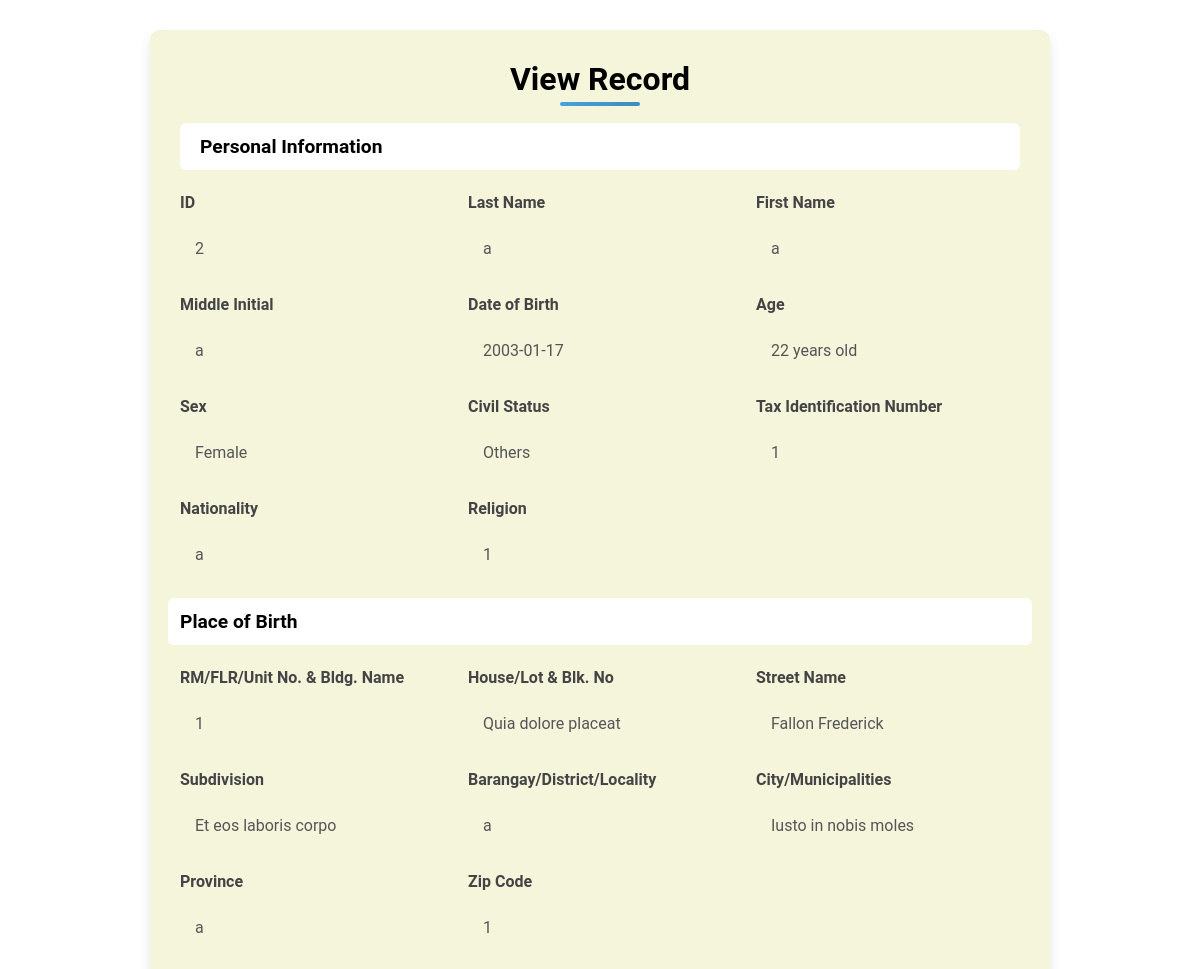
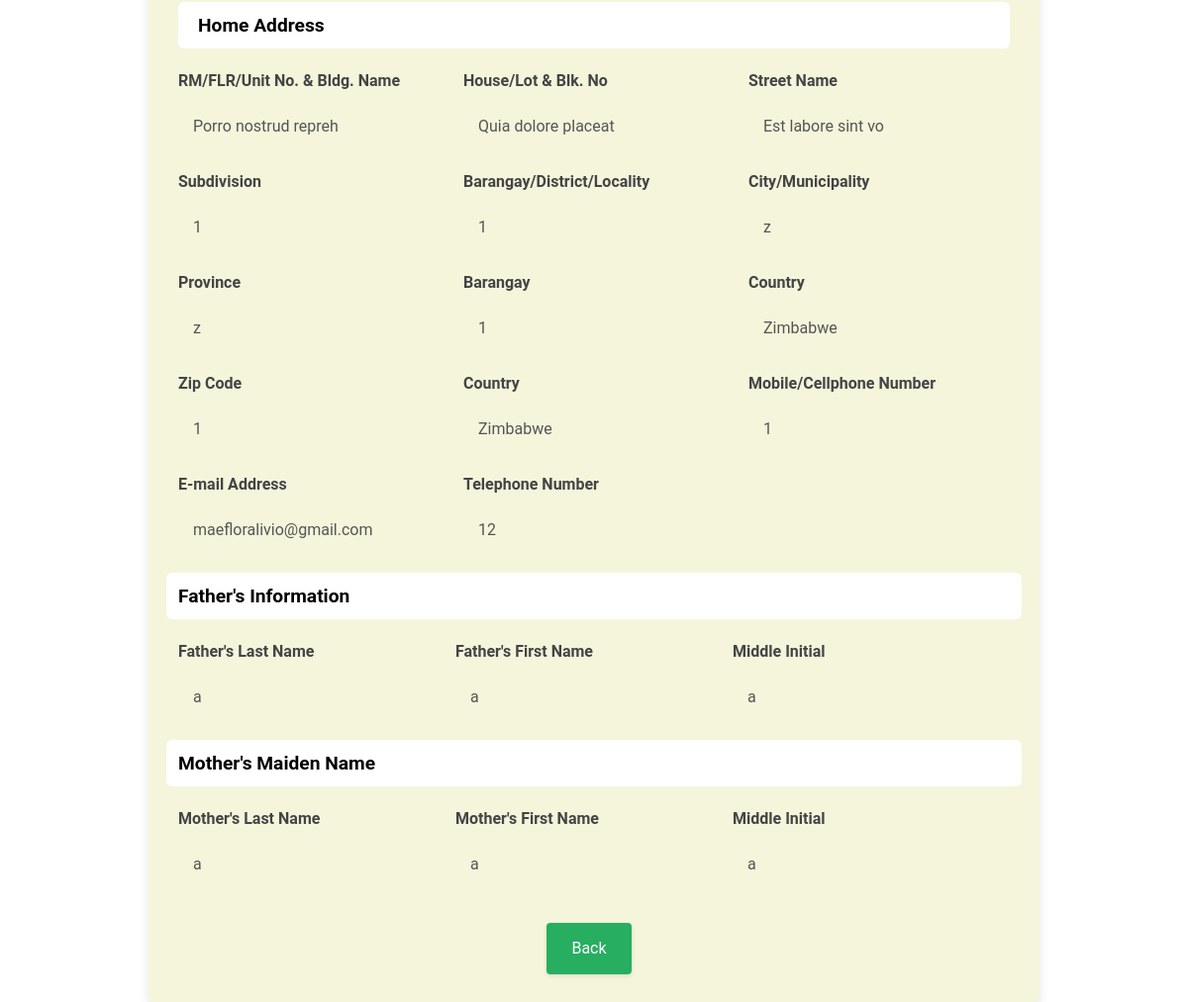
/viewing.php?id=2, run on the app's committed database (2 pictures, top to bottom).
### tables this page shows
CREATE TABLE `tbl_personal` (
  `id` int(11) NOT NULL,
  `last_name` varchar(50) NOT NULL,
  `first_name` varchar(50) NOT NULL,
  `middle_initial` char(1) DEFAULT NULL,
  `date_of_birth` date NOT NULL,
  `sex` varchar(10) NOT NULL,
  `civil_status` varchar(20) NOT NULL,
  `civil_other` varchar(50) DEFAULT NULL,
  `tax_identification_number` varchar(50) DEFAULT NULL,
  `nationality` varchar(50) DEFAULT NULL,
  `religion` varchar(50) DEFAULT NULL,
  `Bldg_Name` varchar(100) DEFAULT NULL,
  `House_Lot_Bl_No` varchar(100) DEFAULT NULL,
  `Street_name` varchar(100) DEFAULT NULL,
  `subdivision` varchar(100) DEFAULT NULL,
  `barangay` varchar(100) DEFAULT NULL,
  `city` varchar(100) DEFAULT NULL,
  `province` varchar(100) DEFAULT NULL,
  `zip` varchar(10) DEFAULT NULL,
  `RM_FLR_Unit_No` varchar(100) DEFAULT NULL,
  `house_no` varchar(100) DEFAULT NULL,
  `house_street` varchar(100) DEFAULT NULL,
  `house_subdivision` varchar(100) DEFAULT NULL,
  `house_barangay` varchar(100) DEFAULT NULL,
  `house_city` varchar(100) DEFAULT NULL,
  `house_province` varchar(100) DEFAULT NULL,
  `country` varchar(100) DEFAULT NULL,
  `house_zip_code` varchar(10) DEFAULT NULL,
  `mobile_number` varchar(15) DEFAULT NULL,
  `email` varchar(100) DEFAULT NULL,
  `telephone_number` varchar(15) DEFAULT NULL,
  `Father_last_name` varchar(50) DEFAULT NULL,
  `Father_first_name` varchar(50) DEFAULT NULL,
  `Father_middle_initial` char(1) DEFAULT NULL,
  `Mother_last_name` varchar(50) DEFAULT NULL,
  `Mother_first_name` varchar(50) DEFAULT NULL,
  `Mother_middle_initial` char(1) DEFAULT NULL
);

### viewing.php (the view, shortened to what this page needs)
<?php
    include "db.php";
    $id = intval($_GET['id']);
    $sql = "SELECT * FROM tbl_personal WHERE id = $id";
    $result = $conn->query($sql);
    $row = $result->fetch_assoc();
?>
<!DOCTYPE html>
<html lang="en">
<head>
    <link rel="stylesheet" href="https://cdn.jsdelivr.net/npm/bootstrap@5.3.3/dist/css/bootstrap.min.css">
</head>
<body>
    <div class="container">
    <h1 style="color: black; text-align: center;">View Record</h1>
        <h3>Personal Information</h3>
        <div class="row">
            <div class="col-md-4 form-group">
                <span class="form-label">ID</span>
                <span class="form-value"><?= $row['id']; ?></span>
            </div>
            <div class="col-md-4 form-group">
                <span class="form-label">Last Name</span>
                <span class="form-value"><?= $row['last_name']; ?></span>
            </div>
            <div class="col-md-4 form-group">
                <span class="form-label">First Name</span>
                <span class="form-value"><?= $row['first_name']; ?></span>
            </div>
            <div class="col-md-4 form-group">
                <span class="form-label">Middle Initial</span>
                <span class="form-value"><?= $row['middle_initial']; ?></span>
            </div>
                    <div class="col-md-4 form-group">
            <span class="form-label">Date of Birth</span>
            <span class="form-value"><?= $row['date_of_birth']; ?></span>
        </div>
        <div class="col-md-4 form-group">
            <span class="form-label">Age</span>
            <span class="form-value">
                <?php
                    $dob = new DateTime($row['date_of_birth']);
                    $today = new DateTime();
                    $age = $today->diff($dob)->y;
                    echo $age . " years old";
                ?>
            </span>
        </div>
            <div class="col-md-4 form-group">
                <span class="form-label">Sex</span>
                <span class="form-value"><?= $row['sex']; ?></span>
            </div>
            <div class="col-md-4 form-group">
                <span class="form-label">Civil Status</span>
                <span class="form-value"><?= $row['civil_status']; ?></span>
            </div>
            <div class="col-md-4 form-group">
                <span class="form-label">Tax Identification Number</span>
                <span class="form-value"><?= $row['tax_identification_number']; ?></span>
            </div>
            <div class="col-md-4 form-group">
                <span class="form-label">Nationality</span>
                <span class="form-value"><?= $row['nationality']; ?></span>
            </div>
            <div class="col-md-4 form-group">
                <span class="form-label">Religion</span>
                <span class="form-value"><?= $row['religion']; ?></span>
            </div>
            <h3>Place of Birth</h3>
            <div class="col-md-4 form-group">
                <span class="form-label">RM/FLR/Unit No. & Bldg. Name</span>
                <span class="form-value"><?= $row['Bldg_Name']; ?></span>
            </div>
            <div class="col-md-4 form-group">
                <span class="form-label">House/Lot & Blk. No</span>
                <span class="form-value"><?= $row['House_Lot_Bl_No']; ?></span>
            </div>
            <div class="col-md-4 form-group">
                <span class="form-label">Street Name</span>
                <span class="form-value"><?= $row['Street_name']; ?></span>
            </div>
            <div class="col-md-4 form-group">
                <span class="form-label">Subdivision</span>
                <span class="form-value"><?= $row['subdivision']; ?></span>
            </div>
            <div class="col-md-4 form-group">
                <span class="form-label">Barangay/District/Locality</span>
                <span class="form-value"><?= $row['city']; ?></span>
            </div>
            <div class="col-md-4 form-group">
                <span class="form-label">City/Municipalities</span>
                <span class="form-value"><?= $row['barangay']; ?></span>
            </div>
            <div class="col-md-4 form-group">
                <span class="form-label">Province</span>
                <span class="form-value"><?= $row['province']; ?></span>
            </div>
            <div class="col-md-4 form-group">
                <span class="form-label">Zip Code</span>
                <span class="form-value"><?= $row['zip']; ?></span>
            </div>
        </div>
        <h3>Home Address</h3>
        <div class="row">
        <div class="col-md-4 form-group">
                <span class="form-label">RM/FLR/Unit No. & Bldg. Name</span>
                <span class="form-value"><?= $row['RM_FLR_Unit_No']; ?></span>
            </div>
            <div class="col-md-4 form-group">
                <span class="form-label">House/Lot & Blk. No</span>
                <span class="form-value"><?= $row['house_no']; ?></span>
            </div>
            <div class="col-md-4 form-group">
                <span class="form-label">Street Name</span>
                <span class="form-value"><?= $row['house_street']; ?></span>
            </div>
            <div class="col-md-4 form-group">
                <span class="form-label">Subdivision</span>
                <span class="form-value"><?= $row['house_subdivision']; ?></span>
            </div>
            <div class="col-md-4 form-group">
                <span class="form-label">Barangay/District/Locality</span>
                <span class="form-value"><?= $row['house_barangay']; ?></span>
            </div>
            <div class="col-md-4 form-group">
                <span class="form-label">City/Municipality</span>
                <span class="form-value"><?= $row['house_city']; ?></span>
            </div>
            <div class="col-md-4 form-group">
                <span class="form-label">Province</span>
                <span class="form-value"><?= $row['house_province']; ?></span>
            </div>
            <div class="col-md-4 form-group">
                <span class="form-label">Barangay</span>
                <span class="form-value"><?= $row['house_barangay']; ?></span>
            </div>
            <div class="col-md-4 form-group">
                <span class="form-label">Country</span>
                <span class="form-value"><?= $row['country']; ?></span>
            </div>
            <div class="col-md-4 form-group">
                <span class="form-label">Zip Code</span>
                <span class="form-value"><?= $row['house_zip_code']; ?></span>
            </div>
            <div class="col-md-4 form-group">
                <span class="form-label">Country</span>
                <span class="form-value"><?= $row['country']; ?></span>
            </div>
            <div class="col-md-4 form-group">
                <span class="form-label">Mobile/Cellphone Number</span>
                <span class="form-value"><?= $row['mobile_number']; ?></span>
            </div>
            <div class="col-md-4 form-group">
                <span class="form-label">E-mail Address</span>
                <span class="form-value"><?= $row['email']; ?></span>
            </div>
            <div class="col-md-4 form-group">
                <span class="form-label">Telephone Number</span>
                <span class="form-value"><?= $row['telephone_number']; ?></span>
            </div>
        <h3>Father's Information</h3>
        <div class="row">
            <div class="col-md-4 form-group">
                <span class="form-label">Father's Last Name</span>
                <span class="form-value"><?= $row['Father_last_name']; ?></span>
            </div>
            <div class="col-md-4 form-group">
                <span class="form-label">Father's First Name</span>
                <span class="form-value"><?= $row['Father_first_name']; ?></span>
            </div>
            <div class="col-md-4 form-group">
                <span class="form-label"> Middle Initial</span>
                <span class="form-value"><?= $row['Father_middle_initial']; ?></span>
            </div>
        </div>
        <h3>Mother's Maiden Name</h3>
        <div class="row">
            <div class="col-md-4 form-group">
                <span class="form-label">Mother's Last Name</span>
                <span class="form-value"><?= $row['Mother_last_name']; ?></span>
            </div>
            <div class="col-md-4 form-group">
                <span class="form-label">Mother's First Name</span>
                <span class="form-value"><?= $row['Mother_first_name']; ?></span>
            </div>
            <div class="col-md-4 form-group">
                <span class="form-label">Middle Initial</span>
                <span class="form-value"><?= $row['Mother_middle_initial']; ?></span>
            </div>
        </div>
        <div class="text-center mt-3">
            <a href="summary_data.php" class="btn btn-secondary">Back</a>
        </div>
    </div>
</body>
</html>

### viewing.php (style rules this page uses)
body { background-color:rgb(255, 255, 255); font-family: 'Roboto', sans-serif; line-height: 1.6; color: #333; }
.container { margin: 30px auto; padding: 30px; background-color: #F5F5DC; border-radius: 10px; box-shadow: 0 6px 12px rgba(0, 0, 0, 0.1); max-width:900px; }
h1 { text-align: center; margin-bottom: 25px; position: relative; font-size: 2rem; font-weight: 600; color: #333; }
h1::after { content: ""; position: absolute; left: 50%; transform: translateX(-50%); bottom: -8px; width: 80px; height: 4px; background: linear-gradient(to right, #3498db, #2980b9); border-radius: 2px; opacity: 0.9; }
h3 { background:rgb(255, 255, 255); color:black; padding: 12px 20px; border-radius: 6px; margin-bottom: 20px; font-size: 1.2rem; font-weight: bold; }
.form-group { margin-bottom: 20px; }
.form-label { font-weight: 600; display: block; margin-bottom: 10px; color: #444; }
.form-value { display: block; padding: 12px 15px; border-radius: 6px; font-weight: normal; color: #555; line-height: 1.4; }
.btn { background-color: #27ae60; color: white; padding: 14px 25px; border: none; border-radius: 4px; cursor: pointer; font-size: 16px; transition: background-color 0.3s ease, box-shadow 0.3s ease; margin-right: 10px; box-shadow: 0 2px 4px rgba(0, 0, 0, 0.1); }

### data on the page
tbl_personal: id "2", last_name "a", first_name "a", middle_initial "a", date_of_birth "2003-01-17", sex "Female", civil_status "Others", tax_identification_number "1", nationality "a", religion "1", Bldg_Name "1", House_Lot_Bl_No "Quia dolore placeat", Street_name "Fallon Frederick", subdivision "Et eos laboris corpo", city "a", barangay "Iusto in nobis moles", province "a", zip "1", RM_FLR_Unit_No "Porro nostrud repreh", house_no "Quia dolore placeat", house_street "Est labore sint vo", house_subdivision "1", house_barangay "1", house_city "z", house_province "z", country "Zimbabwe", house_zip_code "1", mobile_number "1", email "maefloralivio@gmail.com", telephone_number "12", Father_last_name "a", Father_first_name "a", Father_middle_initial "a", Mother_last_name "a", Mother_first_name "a", Mother_middle_initial "a"
